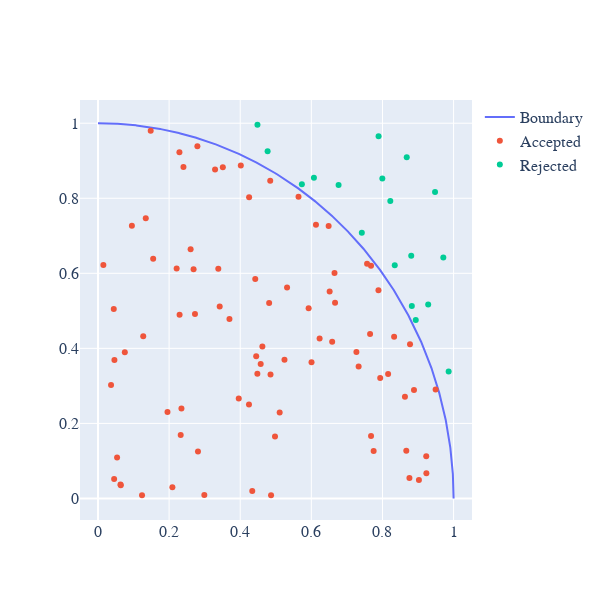
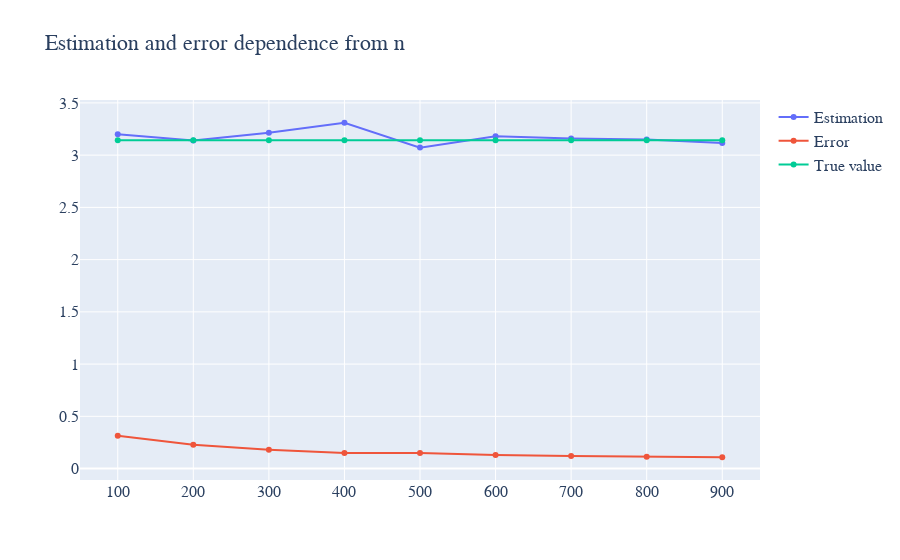
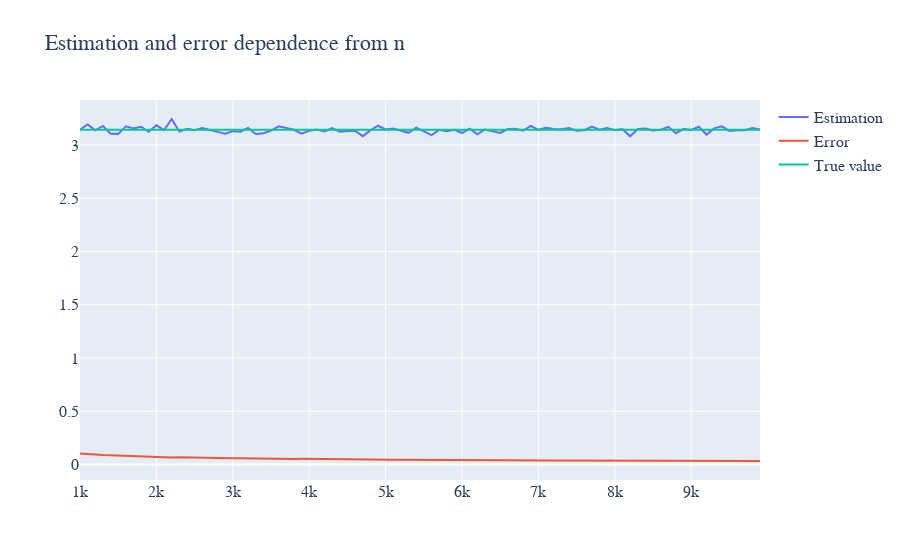

Write notebook code for charts like these, in order.
### Markdown cell above
Once important point about monte-carlo methods. Since we are computing a probability based on random samples, there is an inherent uncertainty - if we used fewer points, then we would be less certain about our calculated value of $\pi$. Statistics tells us that if we used $N$ points, and calculate a true probability $\hat{p}$, then there is a 95% chance that the *true* value of $p$ is between  $ p - 1.96 \sqrt{\frac{p (1 - p)}{N}}$ and  $ p + 1.96 \sqrt{\frac{p (1 - p)}{N}}$. If you want to understand why, you can read [this page](https://openstax.org/books/introductory-business-statistics/pages/8-3-a-confidence-interval-for-a-population-proportion). It makes sense to say that the uncertainty in the value of $p$ is $\Delta p = 1.96 \sqrt{\frac{p (1 - p)}{N}}$. The uncertainty in our value of $\pi_{\textrm{calc}}$ is therefore $\Delta \pi_{\textrm{calc}} = 4 \Delta p$. Let's calculate these and see if our code achieves the expected accuracy.

Run the code below and compare the actual error to the theoretical error. For low values of `n_points`, they can be quite different, but when `n_points` is large, they converge. Notice that as you increase `n_points`, the theoretical error decreases. The theoretical estimate of the error allows us to be precise about the error in our calculated values.

### Code cell
n_points = 100
xSample = np.random.random(n_points)
ySample = np.random.random(n_points)
accepted = (xSample**2 + ySample**2 ) < 1
rejected = (xSample**2 + ySample**2 ) >= 1

# plt.plot(xs, ys, xSample[accepted], ySample[accepted], 'b.', xSample[rejected], ySample[rejected], 'r.',)
# plt.xlim([0, 1])
# plt.ylim([0, 1])
# ax = plt.gca()
# ax.set_aspect('equal')

fig = go.Figure()
fig.add_trace(go.Scatter(name="Boundary", x=xs, y=ys))
fig.add_trace(go.Scatter(name="Accepted", x=xSample[accepted], y=ySample[accepted], mode="markers"))
fig.add_trace(go.Scatter(name="Rejected", x=xSample[rejected], y=ySample[rejected], mode="markers"))
fig.update_layout(width=600, height=600, font=dict(family="CMU Serif", size=16))
fig.show()

# P(accept) = pi*r^2/4
# pi = 2 * sqrt(P(accept))
pAccept = accepted.sum() / n_points

pi_guess = 4*pAccept
pAccept_error = (1.96)*np.sqrt(pAccept*(1-pAccept)/n_points)
pi_guess_error = 4*pAccept_error

print("Pi: Guess: %.4f, True: %.4f, percentage error (vs calculated): %.2f %%, percentage error (theoretical): %.2f %%"\
      % (pi_guess, np.pi, 100*abs(np.pi-pi_guess)/np.pi, 100*0.5*pi_guess_error/np.pi))



n_points_range = np.arange(100, 1000, 100)
pi_est_range = []
pi_est_error_range = []

for i in n_points_range:
    xSample = np.random.random(i)
    ySample = np.random.random(i)
    accepted = (xSample**2 + ySample**2 ) < 1
    rejected = (xSample**2 + ySample**2 ) >= 1
    
    p_est = accepted.sum() / i
    pi_est = 4 * p_est
    pi_est_range.append(pi_est)
    
    p_est_error = (1.96)*np.sqrt(p_est*(1-p_est)/i)
    pi_est_error = 4*p_est_error
    pi_est_error_range.append(pi_est_error)

pi_values = [np.pi] * len(pi_est_range)
    
fig = go.Figure()
fig.add_trace(go.Scatter(name="Estimation", x=n_points_range, y=pi_est_range))
fig.add_trace(go.Scatter(name="Error", x=n_points_range, y=pi_est_error_range))
fig.add_trace(go.Scatter(name="True value", x=n_points_range, y=pi_values))
fig.update_layout(title="Estimation and error dependence from n", font=dict(family="CMU Serif", size=16))
fig.show()


n_points_range = np.arange(1000, 10000, 100)
pi_est_range = []
pi_est_error_range = []

for i in n_points_range:
    xSample = np.random.random(i)
    ySample = np.random.random(i)
    accepted = (xSample**2 + ySample**2 ) < 1
    rejected = (xSample**2 + ySample**2 ) >= 1
    
    p_est = accepted.sum() / i
    pi_est = 4 * p_est
    pi_est_range.append(pi_est)
    
    p_est_error = (1.96)*np.sqrt(p_est*(1-p_est)/i)
    pi_est_error = 4*p_est_error
    pi_est_error_range.append(pi_est_error)

pi_values = [np.pi] * len(pi_est_range)
    
fig = go.Figure()
fig.add_trace(go.Scatter(name="Estimation", x=n_points_range, y=pi_est_range))
fig.add_trace(go.Scatter(name="Error", x=n_points_range, y=pi_est_error_range))
fig.add_trace(go.Scatter(name="True value", x=n_points_range, y=pi_values))
fig.update_layout(title="Estimation and error dependence from n", font=dict(family="CMU Serif", size=16))
fig.show()

### Figure 1 — Plotly figure (JSON) as saved in the notebook; plotly's stock layout.template omitted (floating-point values rounded to 4 significant figures; data arrays with more than 128 entries replaced by an {"elided": "..."} marker saying what was removed)
{"data": [{"name": "Boundary", "type": "scatter", "x": {"elided": "1000 float values"}, "y": {"elided": "1000 float values"}}, {"mode": "markers", "name": "Accepted", "type": "scatter", "x": [0.6005, 0.8758, 0.9235, 0.2795, 0.2689, 0.5317, 0.5244, 0.4338, 0.9494, 0.1344, 0.6585, 0.613, 0.2212, 0.01511, 0.2326, 0.3958, 0.6232, 0.867, 0.0633, 0.7936, 0.7678, 0.3511, 0.425, 0.2812, 0.3292, 0.4422, 0.8158, 0.1239, 0.7678, 0.7267, 0.04547, 0.7651, 0.2991, 0.4449, 0.5109, 0.8327, 0.04442, 0.4813, 0.8774, 0.09535, 0.07549, 0.06414, 0.2295, 0.2347, 0.7329, 0.7752, 0.3697, 0.7887, 0.4844, 0.1272, 0.9231, 0.4017, 0.6515, 0.2404, 0.9025, 0.4246, 0.8632, 0.6652, 0.2092, 0.2728, 0.6486, 0.1954, 0.229, 0.1483, 0.4978, 0.4852, 0.3423, 0.04623, 0.03674, 0.2605, 0.5639, 0.1552, 0.4482, 0.4867, 0.3383, 0.8886, 0.4576, 0.4623, 0.6666, 0.05376, 0.5924, 0.7567], "y": [0.3633, 0.05476, 0.06684, 0.9388, 0.6108, 0.5624, 0.3699, 0.02008, 0.2901, 0.7469, 0.4173, 0.7293, 0.6126, 0.6219, 0.1694, 0.2664, 0.4261, 0.1268, 0.0369, 0.3211, 0.1662, 0.8825, 0.8028, 0.125, 0.8763, 0.5849, 0.3316, 0.008529, 0.6205, 0.3903, 0.05158, 0.4383, 0.009016, 0.3789, 0.2291, 0.4309, 0.5048, 0.5206, 0.4113, 0.7269, 0.39, 0.0349, 0.4896, 0.2397, 0.3519, 0.1262, 0.4786, 0.5547, 0.8467, 0.4326, 0.1123, 0.8876, 0.5517, 0.8834, 0.04889, 0.2504, 0.271, 0.6008, 0.02964, 0.4917, 0.7261, 0.2306, 0.9224, 0.9802, 0.1653, 0.3304, 0.5117, 0.3689, 0.3021, 0.6643, 0.8042, 0.6386, 0.3321, 0.008627, 0.6123, 0.2887, 0.3582, 0.4049, 0.5217, 0.109, 0.5069, 0.6254]}, {"mode": "markers", "name": "Rejected", "type": "scatter", "x": [0.9285, 0.822, 0.8825, 0.5733, 0.477, 0.4485, 0.7996, 0.8682, 0.7891, 0.9861, 0.7419, 0.8345, 0.9478, 0.6072, 0.8808, 0.8936, 0.6766, 0.9711], "y": [0.5171, 0.7925, 0.5131, 0.8377, 0.9252, 0.9959, 0.8525, 0.9091, 0.9653, 0.3383, 0.7083, 0.6216, 0.8167, 0.855, 0.647, 0.4758, 0.8352, 0.6424]}], "layout": {"font": {"family": "CMU Serif", "size": 16}, "height": 600, "width": 600}}

### Figure 2 — Plotly figure (JSON) as saved in the notebook; plotly's stock layout.template omitted (floating-point values rounded to 4 significant figures)
{"data": [{"name": "Estimation", "type": "scatter", "x": [100, 200, 300, 400, 500, 600, 700, 800, 900], "y": [3.2, 3.14, 3.213, 3.31, 3.072, 3.18, 3.16, 3.15, 3.116]}, {"name": "Error", "type": "scatter", "x": [100, 200, 300, 400, 500, 600, 700, 800, 900], "y": [0.3136, 0.2277, 0.1799, 0.1481, 0.148, 0.1292, 0.1207, 0.1134, 0.1085]}, {"name": "True value", "type": "scatter", "x": [100, 200, 300, 400, 500, 600, 700, 800, 900], "y": [3.142, 3.142, 3.142, 3.142, 3.142, 3.142, 3.142, 3.142, 3.142]}], "layout": {"font": {"family": "CMU Serif", "size": 16}, "title": {"text": "Estimation and error dependence from n"}}}

### Figure 3 — Plotly figure (JSON) as saved in the notebook; plotly's stock layout.template omitted (floating-point values rounded to 4 significant figures)
{"data": [{"name": "Estimation", "type": "scatter", "x": [1000, 1100, 1200, 1300, 1400, 1500, 1600, 1700, 1800, 1900, 2000, 2100, 2200, 2300, 2400, 2500, 2600, 2700, 2800, 2900, 3000, 3100, 3200, 3300, 3400, 3500, 3600, 3700, 3800, 3900, 4000, 4100, 4200, 4300, 4400, 4500, 4600, 4700, 4800, 4900, 5000, 5100, 5200, 5300, 5400, 5500, 5600, 5700, 5800, 5900, 6000, 6100, 6200, 6300, 6400, 6500, 6600, 6700, 6800, 6900, 7000, 7100, 7200, 7300, 7400, 7500, 7600, 7700, 7800, 7900, 8000, 8100, 8200, 8300, 8400, 8500, 8600, 8700, 8800, 8900, 9000, 9100, 9200, 9300, 9400, 9500, 9600, 9700, 9800, 9900], "y": [3.144, 3.193, 3.137, 3.178, 3.106, 3.104, 3.175, 3.155, 3.171, 3.124, 3.184, 3.139, 3.244, 3.125, 3.152, 3.138, 3.158, 3.144, 3.123, 3.106, 3.129, 3.124, 3.16, 3.103, 3.111, 3.135, 3.174, 3.16, 3.142, 3.107, 3.132, 3.145, 3.128, 3.158, 3.124, 3.132, 3.133, 3.083, 3.137, 3.18, 3.146, 3.154, 3.133, 3.114, 3.162, 3.124, 3.091, 3.142, 3.128, 3.142, 3.112, 3.153, 3.099, 3.145, 3.13, 3.113, 3.149, 3.152, 3.135, 3.178, 3.142, 3.162, 3.149, 3.147, 3.158, 3.133, 3.139, 3.172, 3.144, 3.16, 3.139, 3.149, 3.081, 3.149, 3.155, 3.136, 3.142, 3.171, 3.11, 3.152, 3.141, 3.171, 3.097, 3.155, 3.175, 3.131, 3.138, 3.138, 3.16, 3.144]}, {"name": "Error", "type": "scatter", "x": [1000, 1100, 1200, 1300, 1400, 1500, 1600, 1700, 1800, 1900, 2000, 2100, 2200, 2300, 2400, 2500, 2600, 2700, 2800, 2900, 3000, 3100, 3200, 3300, 3400, 3500, 3600, 3700, 3800, 3900, 4000, 4100, 4200, 4300, 4400, 4500, 4600, 4700, 4800, 4900, 5000, 5100, 5200, 5300, 5400, 5500, 5600, 5700, 5800, 5900, 6000, 6100, 6200, 6300, 6400, 6500, 6600, 6700, 6800, 6900, 7000, 7100, 7200, 7300, 7400, 7500, 7600, 7700, 7800, 7900, 8000, 8100, 8200, 8300, 8400, 8500, 8600, 8700, 8800, 8900, 9000, 9100, 9200, 9300, 9400, 9500, 9600, 9700, 9800, 9900], "y": [0.1017, 0.09487, 0.09311, 0.08784, 0.0873, 0.0844, 0.0793, 0.07761, 0.0749, 0.07438, 0.07064, 0.07031, 0.06545, 0.06757, 0.06542, 0.06448, 0.06267, 0.06189, 0.0613, 0.06064, 0.05907, 0.05824, 0.05645, 0.05692, 0.05591, 0.05456, 0.05288, 0.0525, 0.0522, 0.05229, 0.0511, 0.05019, 0.04996, 0.04874, 0.04889, 0.04818, 0.04763, 0.04808, 0.04655, 0.04521, 0.04544, 0.04484, 0.0448, 0.04472, 0.04341, 0.04371, 0.0439, 0.04263, 0.0425, 0.04189, 0.04206, 0.041, 0.04159, 0.04049, 0.04043, 0.04039, 0.03949, 0.03915, 0.03915, 0.03814, 0.03846, 0.03786, 0.03781, 0.03758, 0.03716, 0.0373, 0.03696, 0.0362, 0.03641, 0.03593, 0.03603, 0.03566, 0.03642, 0.03521, 0.03491, 0.03499, 0.0347, 0.03408, 0.03475, 0.03397, 0.03394, 0.03332, 0.03417, 0.03318, 0.03271, 0.03316, 0.0329, 0.03273, 0.03226, 0.03231]}, {"name": "True value", "type": "scatter", "x": [1000, 1100, 1200, 1300, 1400, 1500, 1600, 1700, 1800, 1900, 2000, 2100, 2200, 2300, 2400, 2500, 2600, 2700, 2800, 2900, 3000, 3100, 3200, 3300, 3400, 3500, 3600, 3700, 3800, 3900, 4000, 4100, 4200, 4300, 4400, 4500, 4600, 4700, 4800, 4900, 5000, 5100, 5200, 5300, 5400, 5500, 5600, 5700, 5800, 5900, 6000, 6100, 6200, 6300, 6400, 6500, 6600, 6700, 6800, 6900, 7000, 7100, 7200, 7300, 7400, 7500, 7600, 7700, 7800, 7900, 8000, 8100, 8200, 8300, 8400, 8500, 8600, 8700, 8800, 8900, 9000, 9100, 9200, 9300, 9400, 9500, 9600, 9700, 9800, 9900], "y": [3.142, 3.142, 3.142, 3.142, 3.142, 3.142, 3.142, 3.142, 3.142, 3.142, 3.142, 3.142, 3.142, 3.142, 3.142, 3.142, 3.142, 3.142, 3.142, 3.142, 3.142, 3.142, 3.142, 3.142, 3.142, 3.142, 3.142, 3.142, 3.142, 3.142, 3.142, 3.142, 3.142, 3.142, 3.142, 3.142, 3.142, 3.142, 3.142, 3.142, 3.142, 3.142, 3.142, 3.142, 3.142, 3.142, 3.142, 3.142, 3.142, 3.142, 3.142, 3.142, 3.142, 3.142, 3.142, 3.142, 3.142, 3.142, 3.142, 3.142, 3.142, 3.142, 3.142, 3.142, 3.142, 3.142, 3.142, 3.142, 3.142, 3.142, 3.142, 3.142, 3.142, 3.142, 3.142, 3.142, 3.142, 3.142, 3.142, 3.142, 3.142, 3.142, 3.142, 3.142, 3.142, 3.142, 3.142, 3.142, 3.142, 3.142]}], "layout": {"font": {"family": "CMU Serif", "size": 16}, "title": {"text": "Estimation and error dependence from n"}}}
